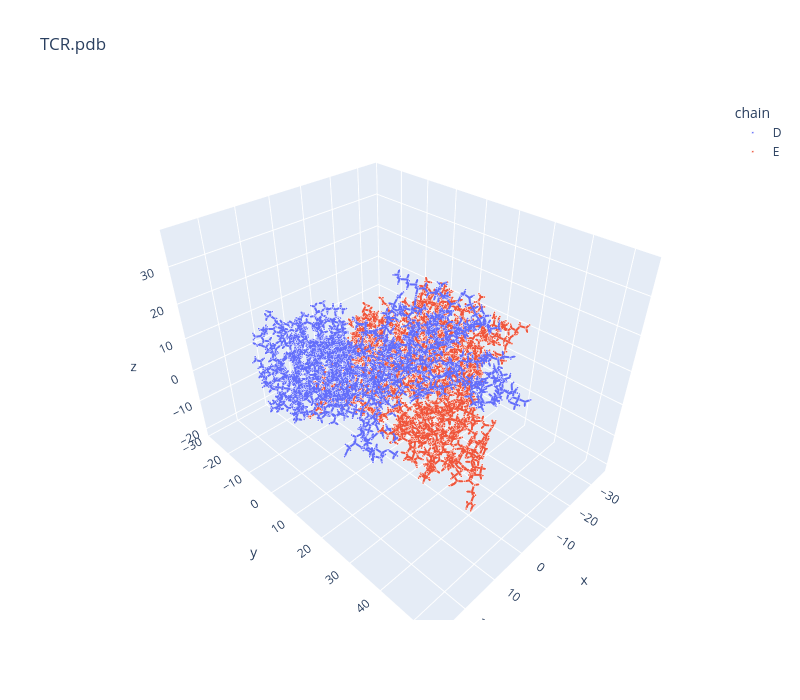

The code cell stored with this chart in its notebook:
### Code cell
# Full-atom view, with bonds inferred from covalent-radius distances - slower to render
# and rotate than ca_only, so best for a single structure at a time rather than many.
plot_structure_3d(sample_pdb, ca_only=False).show()

### Figure 1 — Plotly figure (JSON) as saved in the notebook; plotly's stock layout.template omitted (floating-point values rounded to 4 significant figures; data arrays with more than 128 entries replaced by an {"elided": "..."} marker saying what was removed)
{"data": [{"hoverinfo": "skip", "line": {"color": "#EF553B", "width": 4.0}, "mode": "lines", "opacity": 1.0, "showlegend": false, "type": "scatter3d", "x": {"elided": "11445 float values"}, "y": {"elided": "11445 float values"}, "z": {"elided": "11445 float values"}}, {"hoverinfo": "skip", "line": {"color": "#636EFA", "width": 4.0}, "mode": "lines", "opacity": 1.0, "showlegend": false, "type": "scatter3d", "x": {"elided": "9300 float values"}, "y": {"elided": "9300 float values"}, "z": {"elided": "9300 float values"}}, {"hoverinfo": "text", "marker": {"color": "#636EFA", "opacity": 1.0, "size": {"elided": "3064 float values"}}, "mode": "markers", "name": "D", "text": {"elided": "3064 str values"}, "type": "scatter3d", "x": {"elided": "3064 float values"}, "y": {"elided": "3064 float values"}, "z": {"elided": "3064 float values"}}, {"hoverinfo": "text", "marker": {"color": "#EF553B", "opacity": 1.0, "size": {"elided": "3760 float values"}}, "mode": "markers", "name": "E", "text": {"elided": "3760 str values"}, "type": "scatter3d", "x": {"elided": "3760 float values"}, "y": {"elided": "3760 float values"}, "z": {"elided": "3760 float values"}}], "layout": {"height": 700, "legend": {"title": {"text": "chain"}}, "scene": {"aspectmode": "data", "dragmode": "orbit", "xaxis": {"title": {"text": "x"}}, "yaxis": {"title": {"text": "y"}}, "zaxis": {"title": {"text": "z"}}}, "title": {"text": "TCR.pdb"}, "width": 800}}
